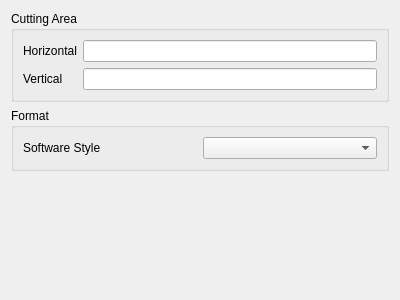
<?xml version="1.0" encoding="UTF-8"?>
<ui version="4.0">
 <class>DlgSettingsLaserCutter</class>
 <widget class="QWidget" name="DlgSettingsLaserCutter">
  <property name="geometry">
   <rect>
    <x>0</x>
    <y>0</y>
    <width>400</width>
    <height>300</height>
   </rect>
  </property>
  <property name="windowTitle">
   <string>Laser Cutter</string>
  </property>
  <layout class="QVBoxLayout" name="verticalLayout">
   <item>
    <widget class="QGroupBox" name="groupArea">
     <property name="title">
      <string>Cutting Area</string>
     </property>
     <layout class="QGridLayout" name="gridLayout">
      <item row="0" column="0">
       <widget class="QLabel" name="label">
        <property name="text">
         <string>Horizontal</string>
        </property>
       </widget>
      </item>
      <item row="0" column="2">
       <widget class="Gui::PrefLineEdit" name="editHorizontal"/>
      </item>
      <item row="1" column="0">
       <widget class="QLabel" name="label_2">
        <property name="text">
         <string>Vertical</string>
        </property>
       </widget>
      </item>
      <item row="1" column="2">
       <widget class="Gui::PrefLineEdit" name="editVertical"/>
      </item>
     </layout>
    </widget>
   </item>
   <item>
    <widget class="QGroupBox" name="groupBox">
     <property name="title">
      <string>Format</string>
     </property>
     <layout class="QGridLayout" name="gridLayout_2">
      <item row="0" column="0">
       <widget class="QLabel" name="label_3">
        <property name="text">
         <string>Software Style</string>
        </property>
       </widget>
      </item>
      <item row="0" column="1">
       <widget class="Gui::PrefComboBox" name="comboBox"/>
      </item>
     </layout>
    </widget>
   </item>
   <item>
    <spacer name="verticalSpacer">
     <property name="orientation">
      <enum>Qt::Vertical</enum>
     </property>
     <property name="sizeHint" stdset="0">
      <size>
       <width>20</width>
       <height>40</height>
      </size>
     </property>
    </spacer>
   </item>
  </layout>
 </widget>
 <customwidgets>
  <customwidget>
   <class>Gui::PrefComboBox</class>
   <extends>QComboBox</extends>
   <header>Gui/PrefWidgets.h</header>
  </customwidget>
  <customwidget>
   <class>Gui::PrefLineEdit</class>
   <extends>QLineEdit</extends>
   <header>Gui/PrefWidgets.h</header>
  </customwidget>
 </customwidgets>
 <resources/>
 <connections/>
</ui>
